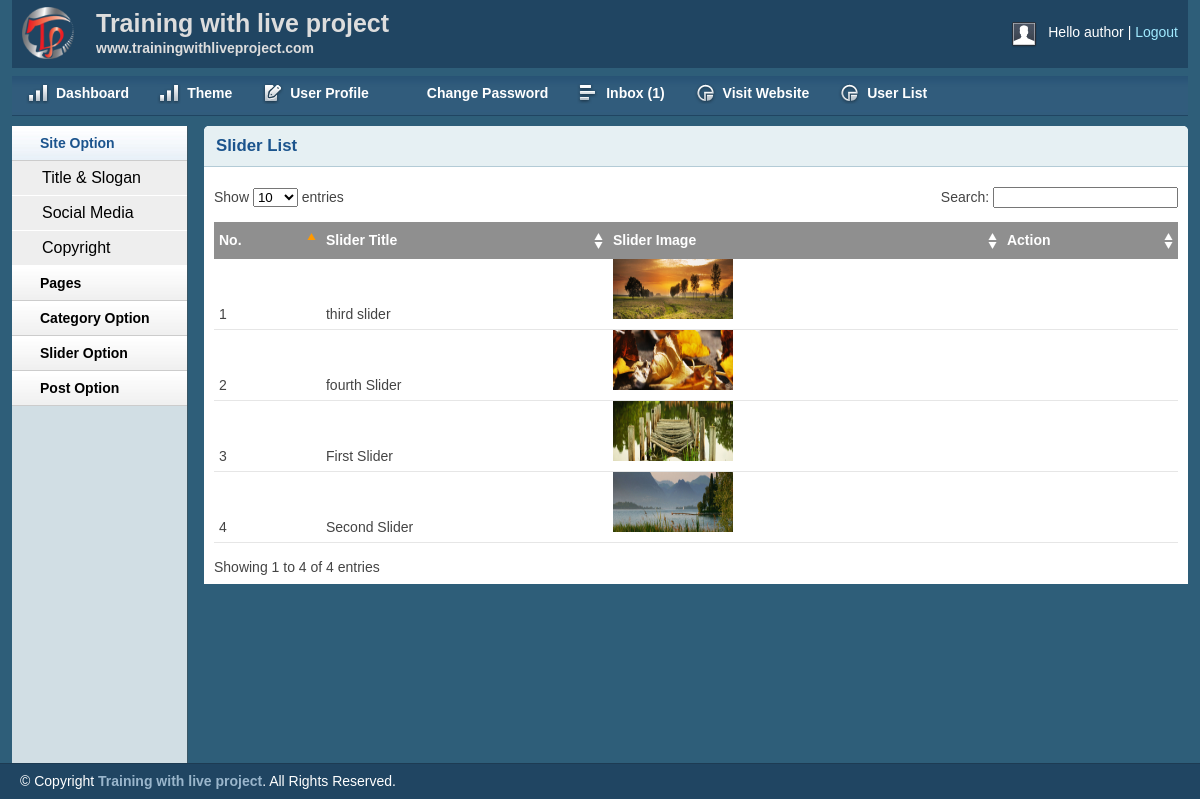
Screenshot of /admin/sliderlist.php (signed in) with the database file from the repository.
### tables this page shows
CREATE TABLE `tbl_slider` (
  `id` int(11) NOT NULL,
  `title` varchar(255) NOT NULL,
  `image` varchar(255) NOT NULL
);

### lib/Database.php (called while the page is built, shortened)
<?php
Class Database{
 public $host   = DB_HOST;
 public $user   = DB_USER;
 public $pass   = DB_PASS;
 public $dbname = DB_NAME;
 public $link;
private function connectDB(){
 $this->link = new mysqli($this->host, $this->user, $this->pass,
  $this->dbname);
 }
public function select($query){
  $result = $this->link->query($query) or
   die($this->link->error.__LINE__);
  if($result->num_rows > 0){
    return $result;
  } else {
    return false;
  }
 }
}

### admin/sliderlist.php (the view, shortened to what this page needs)
<?php include "inc/header.php"; ?>
<?php include "inc/sidebar.php"; ?>
<div class="grid_10">
<div class="box round first grid">
<h2>Slider List</h2>
<div class="block">
<table class="data display datatable" id="example">
<thead>
<tr>
	<th>No.</th>
	<th>Slider Title</th>
	<th>Slider Image</th>
	<th>Action</th>
</tr>
</thead>
<tbody>
<?php
$query = "SELECT * FROM tbl_slider";
$slider = $db->select($query);
if ($slider){
	$i=0;
	while ($result = $slider->fetch_assoc()){
		$i++;
?>
<tr class="odd gradeX">
	<td><?php echo $i; ?></td>
	<td><?php echo $result['title']; ?></td>
	<td><img src="<?php echo $result['image']; ?>" height="60px" width="120px" /></td>
	<td>
	</td>
</tr>
<?php } } ?>
</tbody>
</table>
</div>
</div>
</div>
<?php include "inc/footer.php"; ?>

### admin/css/text.css (style rules this page uses)
body { font: 13px/1.5 Tahoma, Helvetica, Arial, 'Liberation Sans', FreeSans, sans-serif; }
h2 { font-size: 23px; }
p, dl, hr, h1, h2, h3, h4, h5, h6, ol, ul, pre, table, address, fieldset { margin-bottom: 20px; }

### admin/css/grid.css (style rules this page uses)
.grid_1, .grid_2, .grid_3, .grid_4, .grid_5, .grid_6, .grid_7, .grid_8, .grid_9, .grid_10, .grid_11, .grid_12, .grid_13, .grid_14, .grid_15, .grid_16 { display: inline; float: left; margin-left: 1%; margin-right: 1%; }
.container_12 .grid_10 { width: 81.333%; }

### admin/css/layout.css (style rules this page uses)
body { background: #fff none repeat scroll 0 0; color: #444; font-size: 14px; padding: 0; }
h1, h2, h3, h4, h5, h6 { line-height:1.2em; margin-bottom:.3em; }
h2 { margin-top:1em; }
.box { background:#fff; margin-bottom:20px; padding:10px 10px 10px 10px; margin-left:-8px; }
.box.grid { padding-bottom:40px; }
.box.round { -moz-border-radius: 5px 5px 0px 0px; -webkit-border-radius: 5px 5px 0px 0px; border-radius: 5px 5px 0px 0px; }
.box h2 { font-size:1.2em; font-weight:bold; color:#1B548D; background:#E6F0F3; margin:-10px -10px 0 -10px; padding:10px 12px; border-bottom:1px solid #B3CBD6; -moz-border-radius: 5px 5px 0px 0px; -webkit-border-radius: 5px 5px 0px 0px; border-radius: 5px 5px 0px 0px; }
.box.first { min-height: 406px; }
.block { padding-top:20px; }
.block { padding-bottom:1px; }
table.display { margin: 0 auto; clear: both; width: 100%; }
.sorting_asc { background: #8f8f8f url(../img/table/sort_asc.png) no-repeat center right; padding:8px 5px; text-align:left; color:#fff; }
.sorting { background:#8f8f8f url(../img/table/sort_both.png) no-repeat center right; padding:8px 5px; text-align:left; color:#fff; }
tr.odd { height: 30px; line-height: 30px; border-bottom:1px solid #e6e6e6; }
tr.even { height: 30px; line-height: 30px; border-bottom:1px solid #e6e6e6; }
tr.odd td, tr.even td { padding-left:5px; }

### rows the page displays
tbl_slider: title "third slider", image (picture)
tbl_slider: title "fourth Slider", image (picture)
tbl_slider: title "First Slider", image (picture)
tbl_slider: title "Second Slider", image (picture)

### other values shown
Session::get('username') "author"
$count "1"
